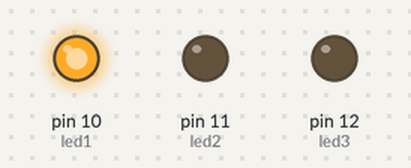
Bench run of a sketch on a simulated Arduino Uno, built with avr-gcc and run on an emulated ATmega328P. On the bench: output pins drawn as LEDs (lit = HIGH).

Above: at 0.1 s.
Timing chart, 0 to 1.6 s (numbered marks = the images above):
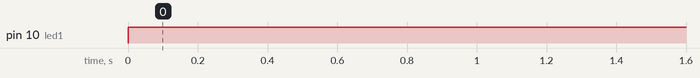

The sketch:

main.ino
```cpp
int button1 = 2;
int button2 = 3;
int button3 = 4;
// int button4 = 5;

int led1 = 10;
int led2 = 11;
int led3 = 12;
// int temp1 = 13;

void setup() {
    pinMode(button1, INPUT);
    pinMode(button2, INPUT);
    pinMode(button3, INPUT);

    pinMode(led1, OUTPUT);
    pinMode(led2, OUTPUT);
    pinMode(led3, OUTPUT);
}

void loop() {
    digitalWrite(led1, HIGH);
}
```

Measured:
- by itself, pin 10 (led1): LOW → HIGH at 0.00 s
